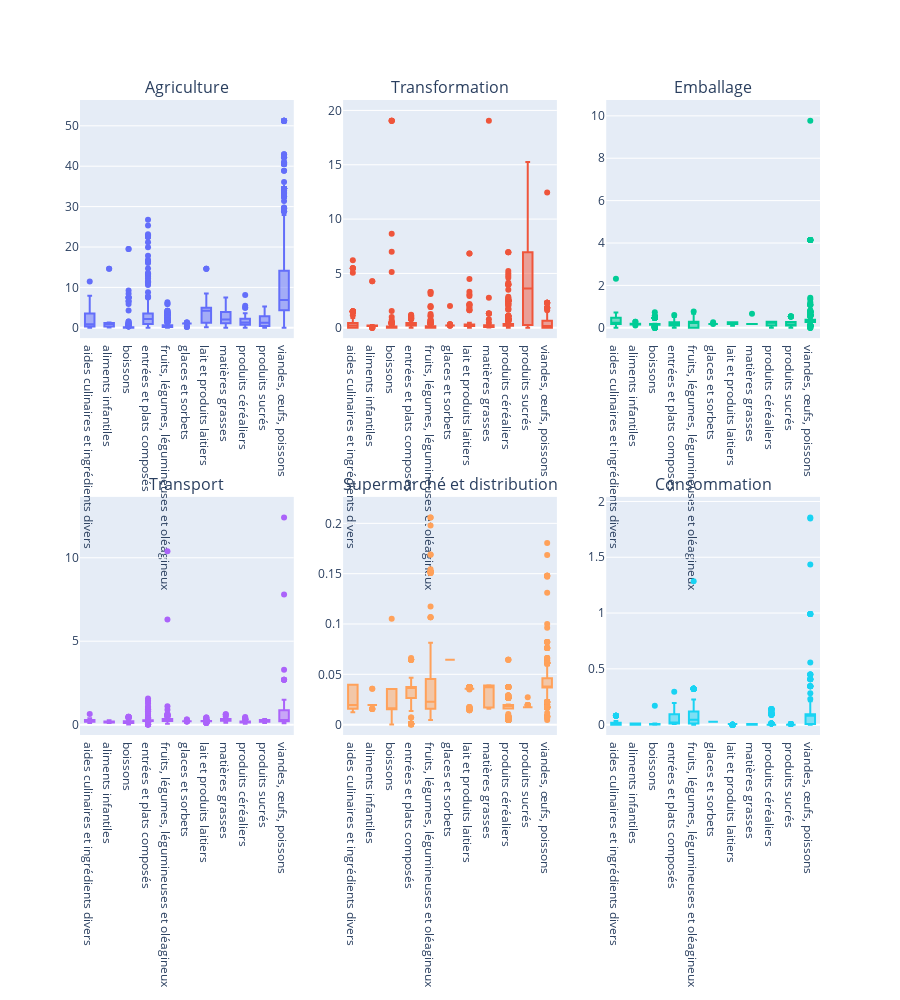

Source (notebook cell):
### Code cell
fig = make_subplots(rows=2, cols=3, subplot_titles=liste_indicateurs)

for i, indicateur in enumerate(liste_indicateurs):
    row = np.unravel_index(i,(2,3))[0] + 1
    col = np.unravel_index(i,(2,3))[1] + 1

    graphe = go.Box(x = df_etape["Groupe d\'aliment"], y = df_etape[indicateur])
    val_max = df_etape.groupby("Groupe d\'aliment")[indicateur].max()

    fig.update_yaxes(range = [-np.max(val_max)*0.05,np.max(val_max)*1.1], row=row, col=col)

    fig.add_trace(graphe, row=row, col=col)

fig.update_layout(height=1000, showlegend=False)

fig.show()

### Figure 1 — Plotly figure (JSON) as saved in the notebook; plotly's stock layout.template omitted (floating-point values rounded to 4 significant figures; data arrays with more than 128 entries replaced by an {"elided": "..."} marker saying what was removed)
{"data": [{"type": "box", "x": {"elided": "2517 str values"}, "xaxis": "x", "y": {"elided": "2517 float values"}, "yaxis": "y"}, {"type": "box", "x": {"elided": "2517 str values"}, "xaxis": "x2", "y": {"elided": "2517 float values"}, "yaxis": "y2"}, {"type": "box", "x": {"elided": "2517 str values"}, "xaxis": "x3", "y": {"elided": "2517 float values"}, "yaxis": "y3"}, {"type": "box", "x": {"elided": "2517 str values"}, "xaxis": "x4", "y": {"elided": "2517 float values"}, "yaxis": "y4"}, {"type": "box", "x": {"elided": "2517 str values"}, "xaxis": "x5", "y": {"elided": "2517 float values"}, "yaxis": "y5"}, {"type": "box", "x": {"elided": "2517 str values"}, "xaxis": "x6", "y": {"elided": "2517 float values"}, "yaxis": "y6"}], "layout": {"annotations": [{"font": {"size": 16}, "showarrow": false, "text": "Agriculture", "x": 0.1444, "xanchor": "center", "xref": "paper", "y": 1, "yanchor": "bottom", "yref": "paper"}, {"font": {"size": 16}, "showarrow": false, "text": "Transformation", "x": 0.5, "xanchor": "center", "xref": "paper", "y": 1, "yanchor": "bottom", "yref": "paper"}, {"font": {"size": 16}, "showarrow": false, "text": "Emballage", "x": 0.8556, "xanchor": "center", "xref": "paper", "y": 1, "yanchor": "bottom", "yref": "paper"}, {"font": {"size": 16}, "showarrow": false, "text": "Transport", "x": 0.1444, "xanchor": "center", "xref": "paper", "y": 0.375, "yanchor": "bottom", "yref": "paper"}, {"font": {"size": 16}, "showarrow": false, "text": "Supermarché et distribution", "x": 0.5, "xanchor": "center", "xref": "paper", "y": 0.375, "yanchor": "bottom", "yref": "paper"}, {"font": {"size": 16}, "showarrow": false, "text": "Consommation", "x": 0.8556, "xanchor": "center", "xref": "paper", "y": 0.375, "yanchor": "bottom", "yref": "paper"}], "height": 1000, "showlegend": false, "xaxis": {"anchor": "y", "domain": [0, 0.2889]}, "xaxis2": {"anchor": "y2", "domain": [0.3556, 0.6444]}, "xaxis3": {"anchor": "y3", "domain": [0.7111, 1]}, "xaxis4": {"anchor": "y4", "domain": [0, 0.2889]}, "xaxis5": {"anchor": "y5", "domain": [0.3556, 0.6444]}, "xaxis6": {"anchor": "y6", "domain": [0.7111, 1]}, "yaxis": {"anchor": "x", "domain": [0.625, 1], "range": [-2.563, 56.39]}, "yaxis2": {"anchor": "x2", "domain": [0.625, 1], "range": [-0.9526, 20.96]}, "yaxis3": {"anchor": "x3", "domain": [0.625, 1], "range": [-0.4885, 10.75]}, "yaxis4": {"anchor": "x4", "domain": [0, 0.375], "range": [-0.6204, 13.65]}, "yaxis5": {"anchor": "x5", "domain": [0, 0.375], "range": [-0.01029, 0.2263]}, "yaxis6": {"anchor": "x6", "domain": [0, 0.375], "range": [-0.09278, 2.041]}}}
